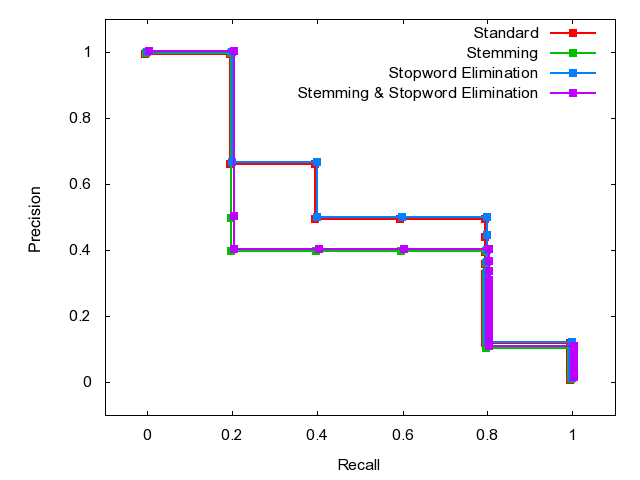

This chart was generated by the following gnuplot code:

	set terminal png
	set output 'Q5.png'
	set ylabel 'Precision'
	set xlabel 'Recall'
	set xrange [-0.1:1.1]
	set yrange [-0.1:1.1]
	plot 'Q5.dat' index 0 using 1:2 w linespoints lw 2 pt 5 title 'Standard', \
'Q5.dat' index 1 using 1:2 w linespoints lw 2 pt 5 title 'Stemming', \
'Q5.dat' index 2 using 1:2 w linespoints lw 2 pt 5 title 'Stopword Elimination', \
'Q5.dat' index 3 using 1:2 w linespoints lw 2 pt 5 title 'Stemming & Stopword Elimination'
